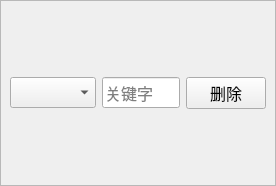
<?xml version="1.0" encoding="UTF-8"?>
<ui version="4.0">
    <class>Form</class>
    <widget class="QWidget" name="Form">
        <property name="geometry">
            <rect>
                <x>0</x>
                <y>0</y>
                <width>276</width>
                <height>186</height>
            </rect>
        </property>
        <property name="font">
            <font>
                <family>黑体</family>
                <pointsize>12</pointsize>
            </font>
        </property>
        <property name="windowTitle">
            <string>Form</string>
        </property>
        <layout class="QHBoxLayout" name="horizontalLayout">
            <property name="spacing">
                <number>0</number>
            </property>
            <property name="leftMargin">
                <number>0</number>
            </property>
            <property name="topMargin">
                <number>0</number>
            </property>
            <property name="rightMargin">
                <number>0</number>
            </property>
            <property name="bottomMargin">
                <number>0</number>
            </property>
            <item>
                <widget class="QFrame" name="frame">
                    <property name="frameShape">
                        <enum>QFrame::StyledPanel</enum>
                    </property>
                    <property name="frameShadow">
                        <enum>QFrame::Plain</enum>
                    </property>
                    <layout class="QHBoxLayout" name="horizontalLayout_2">
                        <item>
                            <widget class="QComboBox" name="comboBox"/>
                        </item>
                        <item>
                            <widget class="QLineEdit" name="lineEdit">
                                <property name="sizePolicy">
                                    <sizepolicy hsizetype="Preferred" vsizetype="Fixed">
                                        <horstretch>0</horstretch>
                                        <verstretch>0</verstretch>
                                    </sizepolicy>
                                </property>
                                <property name="placeholderText">
                                    <string>关键字</string>
                                </property>
                            </widget>
                        </item>
                        <item>
                            <widget class="QPushButton" name="btn_delete">
                                <property name="cursor">
                                    <cursorShape>PointingHandCursor</cursorShape>
                                </property>
                                <property name="text">
                                    <string>删除</string>
                                </property>
                            </widget>
                        </item>
                    </layout>
                </widget>
            </item>
        </layout>
    </widget>
    <resources/>
    <connections/>
</ui>
